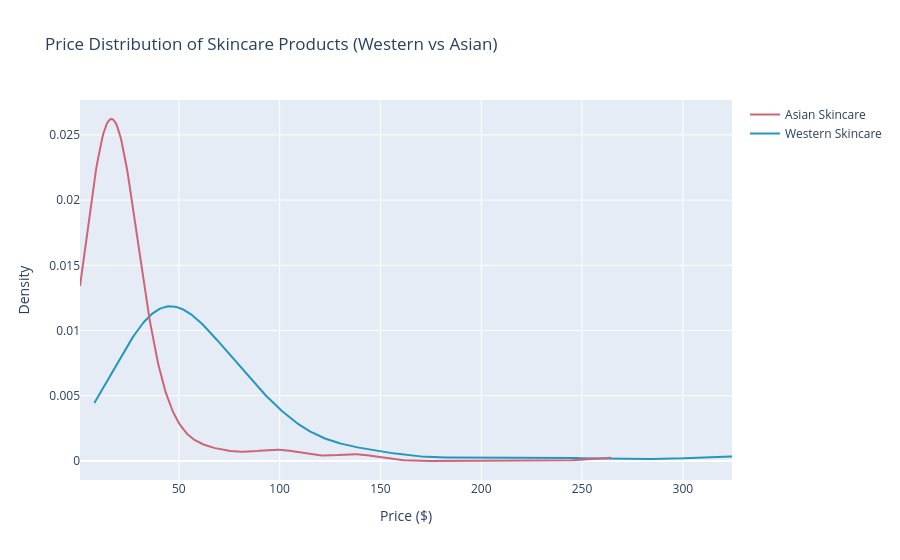

The notebook cell this image was saved under:
### Markdown cell above
### 4.2 Price Distribution: American vs. Korean Skincare

We wanted to compare the price distributions of American and Korean skincare products to determine whether there were significant differences in pricing strategies between the two markets. We visualized the distribution of prices using KDE and box plots, which allows us to identify the most common price ranges and determine whether one market tends to be more expensive than the other. If we find that one market consistently offers lower or higher prices, this could reflect differences in product positioning, ingredient sourcing, or branding.

### Code cell
import plotly.figure_factory as ff

# Prepare data
data = [
    western_skincare["price_usd"].dropna(),
    asian_skincare["price_usd"].dropna()
]

labels = ["Western Skincare", "Asian Skincare"]
colors = ["#2596be", "#cc6577"]

fig = ff.create_distplot(
    data,
    labels,
    show_hist=False,
    show_rug=False,
    colors=colors
)

fig.update_layout(
    title="Price Distribution of Skincare Products (Western vs Asian)",
    xaxis_title="Price ($)",
    yaxis_title="Density",
    width=900
)

fig.show()
fig.write_html('kde_prices.html', include_plotlyjs='cdn')

### Figure 1 — Plotly figure (JSON) as saved in the notebook; plotly's stock layout.template omitted (floating-point values rounded to 4 significant figures; data arrays with more than 128 entries replaced by an {"elided": "..."} marker saying what was removed)
{"data": [{"legendgroup": "Western Skincare", "marker": {"color": "#2596be"}, "mode": "lines", "name": "Western Skincare", "showlegend": true, "type": "scatter", "x": {"elided": "500 float values"}, "xaxis": "x", "y": {"elided": "500 float values"}, "yaxis": "y"}, {"legendgroup": "Asian Skincare", "marker": {"color": "#cc6577"}, "mode": "lines", "name": "Asian Skincare", "showlegend": true, "type": "scatter", "x": {"elided": "500 float values"}, "xaxis": "x", "y": {"elided": "500 float values"}, "yaxis": "y"}], "layout": {"barmode": "overlay", "hovermode": "closest", "legend": {"traceorder": "reversed"}, "title": {"text": "Price Distribution of Skincare Products (Western vs Asian)"}, "width": 900, "xaxis": {"anchor": "y2", "domain": [0, 1], "title": {"text": "Price ($)"}, "zeroline": false}, "yaxis": {"anchor": "free", "domain": [0, 1], "position": 0, "title": {"text": "Density"}}}}
